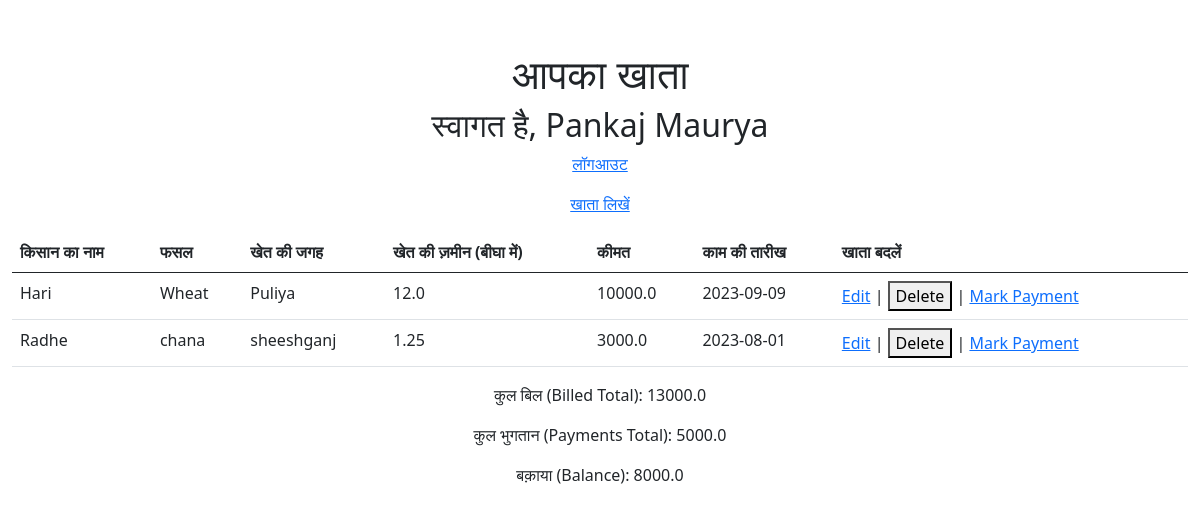
Page /dashboard (signed in) on the earlier database version.
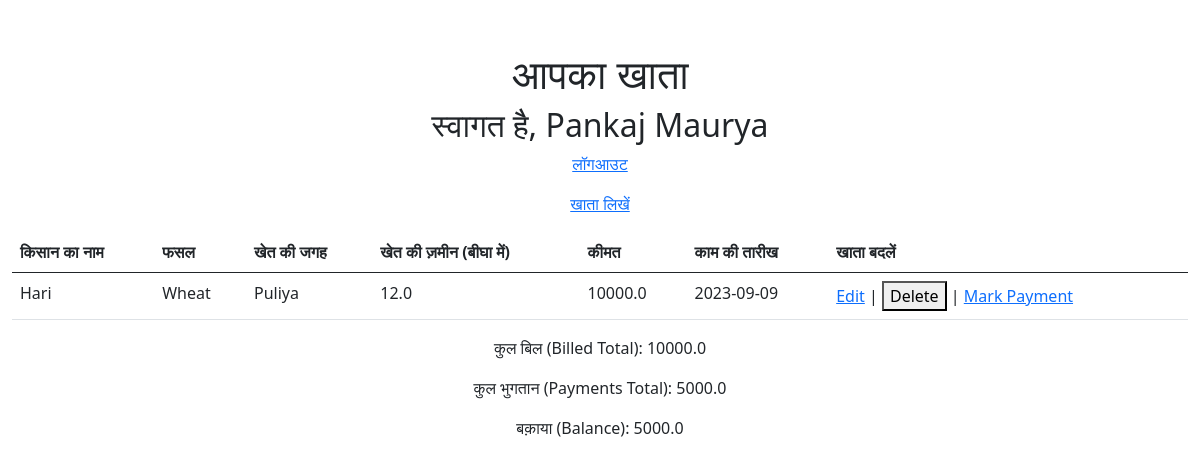
Same page on the later database version.
### app.py (models this page shows, shortened)
class User(UserMixin, db.Model):
    id = db.Column(db.Integer, primary_key=True)
    phone_number = db.Column(db.String(10), unique=True, index=True, nullable=False)
    password_hash = db.Column(db.String(128), nullable=False)
    name = db.Column(db.String(100), nullable=False)
    @property
    def password(self):
        raise AttributeError('password is not a readable attribute')

class KhataEntry(db.Model):
    id = db.Column(db.Integer, primary_key=True)
    lender_id = db.Column(db.Integer, db.ForeignKey('user.id'), nullable=False, index=True)
    farmer_name = db.Column(db.String(100), nullable=False)
    crop_kind = db.Column(db.String(100), nullable=False)
    locality = db.Column(db.String(100), nullable=False)
    farm_area = db.Column(db.Float, nullable=False)
    billed_amount = db.Column(db.Float, nullable=False)
    date_of_activity = db.Column(db.DateTime, nullable=False, default=datetime.utcnow)

### app.py (the view)
@login_required
@app.route('/dashboard')
def dashboard():
    print("current user id " + str(current_user.id))
    entries = KhataEntry.query.filter_by(lender_id=current_user.id).all()
    billed_total = sum(entry.billed_amount for entry in entries)
    payments_total = sum(entry.amount for entry in Payment.query.filter_by(lender_id=current_user.id).all())
    balance = billed_total - payments_total
    return render_template('dashboard.html', user_id=current_user.id, name=current_user.name, entries=entries, billed_total=billed_total, payments_total=payments_total, balance=balance)

### app.py (called while the page is built)
@login_manager.user_loader
def load_user(user_id):
    return User.query.get(int(user_id))

### templates/dashboard.html (shortened to what this page needs)
<!DOCTYPE html>
<html>
<head>
    <link rel="stylesheet" href="https://stackpath.bootstrapcdn.com/bootstrap/5.0.0-alpha1/css/bootstrap.min.css">
</head>
<body>
    <div class="container">
        <h1 class="text-center">आपका खाता</h1>
        <h2 class="text-center">स्वागत है, {{ name }}</h2>
        <p class="text-center"><a href="/logout">लॉगआउट</a></p>
        <p class="text-center"><a href="/add_entry">खाता लिखें</a></p>
        <table class="table">
            <thead>
                <tr>
                    <th>किसान का नाम</th>
                    <th>फसल</th>
                    <th>खेत की जगह</th>
                    <th>खेत की ज़मीन (बीघा में)</th>
                    <th>कीमत</th>
                    <th>काम की तारीख</th>
                    <th>खाता बदलें</th>
                </tr>
            </thead>
            <tbody>
                {% for entry in entries %}
                    <tr>
                        <td>{{ entry.farmer_name }}</td>
                        <td>{{ entry.crop_kind }}</td>
                        <td>{{ entry.locality }}</td>
                        <td>{{ entry.farm_area }}</td>
                        <td>{{ entry.billed_amount }}</td>
                        <td>{{ entry.date_of_activity.strftime('%Y-%m-%d') }}</td>
                        <td>
                            <a href="/edit_entry/{{ entry.id }}">Edit</a> |
                            <form method="POST" action="/delete_entry/{{ entry.id }}" style="display: inline;">
                                <button type="submit" onclick="return confirm('Are you sure?')">Delete</button>
                            </form> |
                            <a href="/mark_payment/{{ entry.id }}">Mark Payment</a>
                        </td>
                    </tr>
                {% endfor %}
            </tbody>
        </table>
        <p class="text-center">कुल बिल (Billed Total): {{ billed_total }}</p>
        <p class="text-center">कुल भुगतान (Payments Total): {{ payments_total }}</p>
        <p class="text-center">बक़ाया (Balance): {{ balance }}</p>
    </div>
    </body>
</html>

### templates/dashboard.html (style rules this page uses)
.container { max-width: 100%; margin-top: 50px; margin-bottom: 50px; }

Differences in the rows shown:
removed KhataEntry: farmer_name "Radhe", crop_kind "chana", locality "sheeshganj", farm_area "1.25", billed_amount "3000.0", date_of_activity "2023-08-01"
Other differences:
{{ billed_total }}: "13000.0" → "10000.0"
{{ balance }}: "8000.0" → "5000.0"
